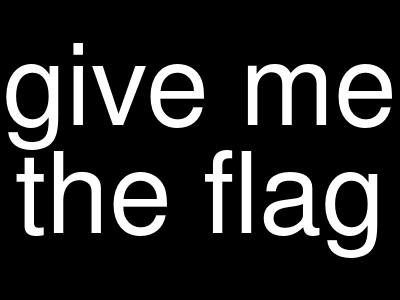
#> input picture PlaidCTF_2022/icu/sources/img2.png, 400 x 300 px
$ python flag_pleasey.py
#> lines starting #> are read from the running program, lines starting #| are printed output that depends on the picture
from PIL import Image, ImageDraw, ImageFont, ImageFilter, ImageEnhance
import subprocess


bg_color = (0, 0, 0, 180)
fg_color = (255, 255, 0)
img1 = Image.open('img2.png')
#> img1 is the input picture: PIL image 400x300 L; min 0, max 255, mean 40.4
blur_1 = img1.filter(ImageFilter.GaussianBlur(1))
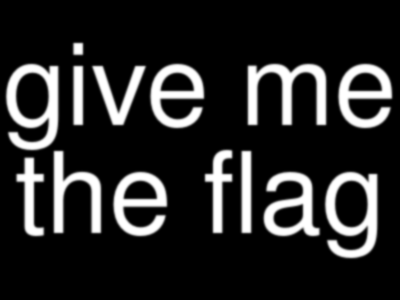
#> blur_1: PIL image 400x300 L; min 0, max 255, mean 40.4
enhancer = ImageEnhance.Brightness(blur_1)
blur_2 = enhancer.enhance(1.1)

mytmp = blur_2.copy()
mytmp.save('tmp.png', dpi=(50,50))

#> (the run stopped early here; a loop or call above may not have finished)
